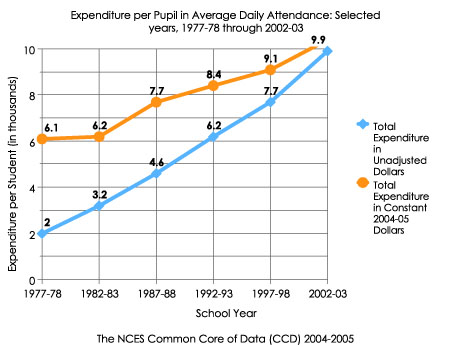
//> input picture pics/13.jpg, 450 x 347 px
$ ./x_label_batman ../../pics/13.jpg   (built with g++ and OpenCV 4)
//> lines starting //> are read from the running program, lines starting //| are printed output that depends on the picture; after the words box and inside, x2 and y2 are one past the last pixel; in counts of white or black regions, pixels touching at a corner belong together
#include "opencv2/core/core.hpp"
#include "opencv2/highgui/highgui.hpp"
#include <stdio.h>
#include <vector>
#include "opencv2/imgproc/imgproc.hpp"
#include "opencv2/imgproc/imgproc.hpp"
#include "pugixml.hpp"
#include <bits/stdc++.h>

using namespace cv;
using namespace std;
using namespace pugi;


int main(int argc, char const *argv[])
{
	queue<pair<int,int> > Q_points;
  if (argc != 2) {
    printf("usage: ./{prog name} <graph-img>\n");
    return 0;
  }
  Mat img = imread(argv[1],0);
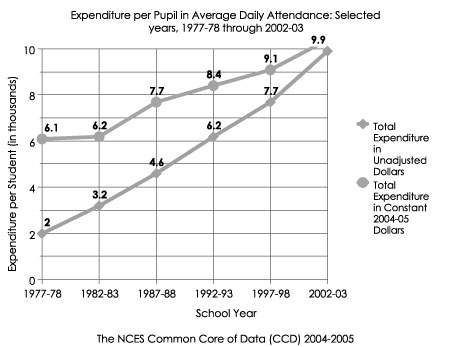
//> img: 347 rows x 450 cols, CV_8UC1; min 0, max 255, mean 242.1
  Mat binary = img > 220;
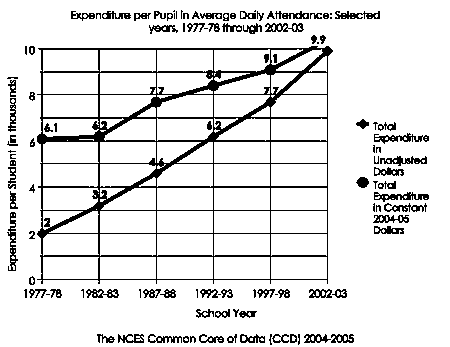
//> binary: 347 rows x 450 cols, CV_8UC1; 89% white; black in thin lines or dots
  //imshow("sdva",binary);

  dilate(binary, binary, getStructuringElement(MORPH_RECT, Size(3,3)));
  int a = 0.03 * img.cols;
//> a = 13
  if(!a%2)
  	a=a+1;
  erode(binary, binary, getStructuringElement(MORPH_RECT, Size(a,a)));
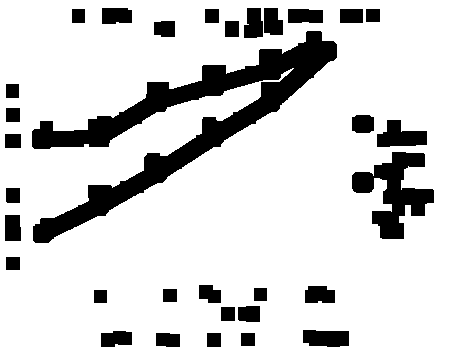
//> binary: 347 rows x 450 cols, CV_8UC1; 82.9% white; 32 black regions, largest, box (x1, y1, x2, y2) and area: (32, 31, 337, 243) 13928, (352, 152, 434, 239) 3245, (377, 120, 427, 147) 883
  //imshow("sdv",binary);
 //waitKey(0);

  vector<int> contain(binary.cols-1,0);
  for(int j=0;j<binary.cols-1;j++)
  {
  	for(int i=0;i<binary.rows-1;i++)
  	{
  		if(binary.at<uchar>(i,j)<220)
  		{
  			contain[j]++;
  		}
  	}

  }
//> after the loop, contain = 449 values, max 113 at index 392, min 0 at index 0, mean 59.43
  // threshold array contain to 0/1 when white/black
  bool isStartBlack = false;
  for (int j = 0; j < contain.size(); j++) {
    if (contain[j] < img.rows/4)
      contain[j] = 0;
    else
      contain[j] = 1;
  }
//> after the loop, contain = 449 values, max 1 at index 6, min 0 at index 0, mean 0.234
  if (contain[0] == 1)
    isStartBlack = true;
  bool isStart = false;
  int b = 0;
  a = 0;
  if (isStartBlack) {
    isStart = true;
    a = 0;
  }
  int seg = 0;
  for (int j = 1; j < contain.size(); j++) {
    if (contain[j] != contain[j-1]) {
      // edge
      if (!isStart) {
        isStart = true;
        a = j;
      } else {
        isStart = false;
        b = j;
        cout<<"\n"<<a<<" "<<b;
        Mat new_img = Mat(img, Rect(Point2f(a, 0), Point2f(b, img.rows-1)));

        string aa = "x_label_batman" + to_string(seg) + ".jpg";
        Q_points.push({a, b});
        //imshow(aa.c_str(),new_img);
        // waitKey(0);
        imwrite(aa.c_str(),new_img);
        seg++;
      }
    }
  }
//> this loop made 448 passes
//> aa on passes 109, 160, 169, 219, 263, 278, 318, 401, 404: "x_label_batman1.jpg", "x_label_batman2.jpg", "x_label_batman3.jpg", "x_label_batman4.jpg", "x_label_batman5.jpg", "x_label_batman6.jpg", "x_label_batman7.jpg", "x_label_batman8.jpg", "x_label_batman9.jpg"
//| 6 19
//| 101 109
//| 156 160
//| 161 169
//| 205 219
//| 247 263
//| 264 278
//| 306 318
//> (output is shown up to pass 318 of 448)
//> after the loop, isStart = false; a = 402; seg = 10
  // [30 lines of commented-out code are left out]
  system("rm tot_out.txt");
  for(int i=0;i<seg;i++)
  {
  	string a =  "x_label_batman" + to_string(i) + ".jpg";
  	cout<<"\n"<<a;
  	string to_tess ="tesseract " + a + " dig_out -psm 8 digits";
	system(to_tess.c_str());
	char txt_ver[1024];
	ifstream in;
	in.open("dig_out.txt");
	in.getline(txt_ver, 1000, '\n');
	in.close();
	ofstream of;
	of.open("tot_out.txt",ofstream::app);
	pair<int,int> frnt = Q_points.front();
	Q_points.pop();
	of<<(frnt.first+frnt.second)/2<<" "<<txt_ver<<"\n";
	of.close();
	cout<<"\n txt_ver "<<txt_ver;
  }
//> this loop made 10 passes
//| x_label_batman0.jpg
//|  txt_ver With deéay function
//| x_label_batman1.jpg
//|  txt_ver With deéay function
//> (the first 4 of 16 printed lines)
//> (output is shown up to pass 8 of 10)


  // waitKey(0);

}
